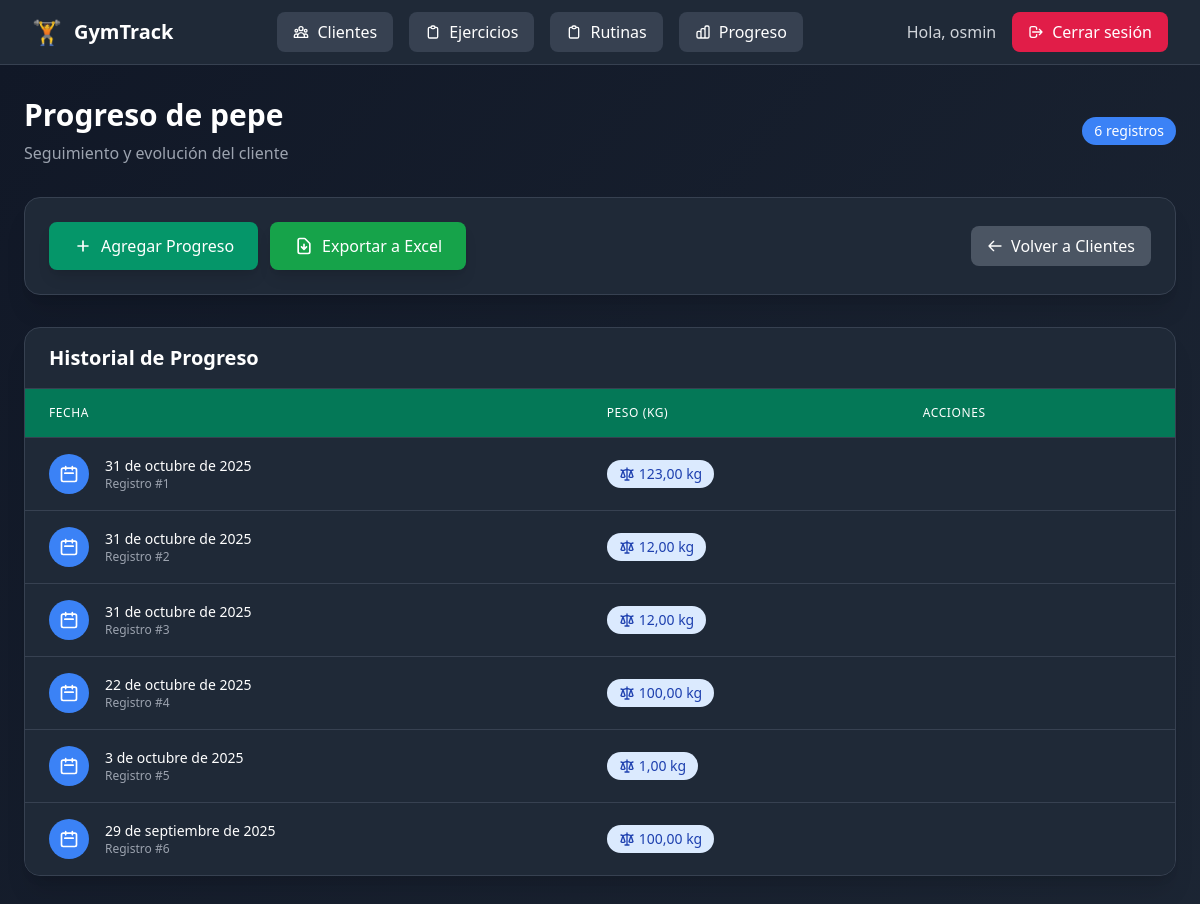
Page /progreso/2/ (signed in) on the committed database.
### usuarios/models.py (models this page shows, shortened)
class Usuario(AbstractUser):
    ROLES = (
        ("entrenador", "Entrenador"),
        ("admin", "Administrador"),
    )
    rol = models.CharField(max_length=20, choices=ROLES, default="entrenador")

### clientes/models.py (models this page shows, shortened)
class Cliente(models.Model):
    entrenadores = models.ManyToManyField(settings.AUTH_USER_MODEL, related_name="clientes")
    nombre = models.CharField(max_length=100)
    edad = models.PositiveIntegerField(null=True, blank=True)
    altura_cm = models.PositiveIntegerField(null=True, blank=True)
    peso_kg = models.FloatField(null=True, blank=True)
    lesiones = models.TextField(blank=True, help_text="Anotar lesiones o complicaciones")

### progreso/models.py (models this page shows, shortened)
class Progreso(models.Model):
    cliente = models.ForeignKey(Cliente, on_delete=models.CASCADE, related_name="progresos")
    fecha = models.DateField(auto_now_add=True)
    peso_kg = models.DecimalField(max_digits=5, decimal_places=2, null=True, blank=True)
    altura_cm = models.DecimalField(max_digits=5, decimal_places=2, null=True, blank=True)
    cintura_cm = models.DecimalField(max_digits=5, decimal_places=2, null=True, blank=True)
    pecho_cm = models.DecimalField(max_digits=5, decimal_places=2, null=True, blank=True)
    brazo_cm = models.DecimalField(max_digits=5, decimal_places=2, null=True, blank=True)
    pierna_cm = models.DecimalField(max_digits=5, decimal_places=2, null=True, blank=True)
    notas = models.TextField(blank=True)
    class Meta:
        ordering = ["-fecha"]

### progreso/views.py (the view)
# urls.py: path("<int:cliente_id>/", ProgresoListaView.as_view(), name="lista"),
class ProgresoListaView(LoginRequiredCustomMixin, RolRequiredMixin, EntrenadorQuerysetMixin, ListView):
    model = Progreso
    template_name = "progreso/lista.html"
    context_object_name = "progresos"
    rol_permitido = "entrenador"  # 👈 solo entrenadores
    def get_queryset(self):
        user = self.request.user
        cliente = get_object_or_404(Cliente, pk=self.kwargs["cliente_id"])
        if not cliente.entrenadores.filter(id=user.id).exists():
            return Progreso.objects.none()
        return Progreso.objects.filter(cliente=cliente)
    def get_context_data(self, **kwargs):
        context = super().get_context_data(**kwargs)
        context["cliente"] = get_object_or_404(Cliente, pk=self.kwargs["cliente_id"])
        return context

### usuarios/mixins.py (called while the page is built)
    def test_func(self):
        user = self.request.user
        if not user.is_authenticated:
            return False
        if self.rol_permitido:
            return user.rol == self.rol_permitido
        return False

### progreso/templates/progreso/lista.html (shortened to what this page needs)
{% extends "base.html" %}
{% block content %}
<div class="min-h-screen bg-gradient-to-br from-gray-900 to-gray-800 py-8 px-4">
  <div class="max-w-6xl mx-auto">
    <div class="flex flex-col sm:flex-row justify-between items-start sm:items-center mb-8 gap-4">
      <div>
        <h1 class="text-3xl font-bold text-white mb-2">Progreso de {{ cliente.nombre }}</h1>
        <p class="text-gray-400">Seguimiento y evolución del cliente</p>
      </div>
      <div class="flex items-center space-x-3">
        <span class="inline-flex items-center px-3 py-1 rounded-full text-sm font-medium bg-blue-500 text-white">
          {{ progresos.count }} registro{{ progresos.count|pluralize }}
        </span>
      </div>
    </div>
    <div class="bg-gray-800 rounded-2xl shadow-xl border border-gray-700 p-6 mb-8">
      <div class="flex flex-col sm:flex-row justify-between items-start sm:items-center gap-4">
        <div class="flex flex-wrap gap-3">
          <a href="{% url 'progreso:nuevo' cliente.id %}"
             class="inline-flex items-center px-6 py-3 bg-emerald-600 hover:bg-emerald-500 text-white font-medium rounded-lg transition-colors shadow-lg">
            <svg class="w-5 h-5 mr-2" fill="none" stroke="currentColor" viewBox="0 0 24 24">
              <path stroke-linecap="round" stroke-linejoin="round" stroke-width="2" d="M12 6v6m0 0v6m0-6h6m-6 0H6"></path>
            </svg>
            Agregar Progreso
          </a>
          <a href="{% url 'exportaciones:progreso_excel' cliente.id %}"
             class="inline-flex items-center px-6 py-3 bg-green-600 hover:bg-green-500 text-white font-medium rounded-lg transition-colors shadow-lg">
            <svg class="w-5 h-5 mr-2" fill="none" stroke="currentColor" viewBox="0 0 24 24">
              <path stroke-linecap="round" stroke-linejoin="round" stroke-width="2" d="M12 10v6m0 0l-3-3m3 3l3-3m2 8H7a2 2 0 01-2-2V5a2 2 0 012-2h5.586a1 1 0 01.707.293l5.414 5.414a1 1 0 01.293.707V19a2 2 0 01-2 2z"></path>
            </svg>
            Exportar a Excel
          </a>
        </div>
        <a href="{% url 'progreso:index' %}"
           class="inline-flex items-center px-4 py-2 bg-gray-600 hover:bg-gray-500 text-white font-medium rounded-lg transition-colors">
          <svg class="w-4 h-4 mr-2" fill="none" stroke="currentColor" viewBox="0 0 24 24">
            <path stroke-linecap="round" stroke-linejoin="round" stroke-width="2" d="M10 19l-7-7m0 0l7-7m-7 7h18"></path>
          </svg>
          Volver a Clientes
        </a>
      </div>
    </div>
    {% if progresos %}
    <div class="bg-gray-800 rounded-2xl shadow-xl border border-gray-700 overflow-hidden">
      <div class="px-6 py-4 border-b border-gray-700">
        <h2 class="text-xl font-bold text-white">Historial de Progreso</h2>
      </div>
      <div class="overflow-x-auto">
        <table class="min-w-full divide-y divide-gray-700">
          <thead class="bg-emerald-700">
            <tr>
              <th class="px-6 py-4 text-left text-xs font-medium text-white uppercase tracking-wider">Fecha</th>
              <th class="px-6 py-4 text-left text-xs font-medium text-white uppercase tracking-wider">Peso (kg)</th>
              <th class="px-6 py-4 text-left text-xs font-medium text-white uppercase tracking-wider">Acciones</th>
            </tr>
          </thead>
          <tbody class="bg-gray-800 divide-y divide-gray-700">
            {% for p in progresos %}
            <tr class="hover:bg-gray-750 transition-colors group">
              <td class="px-6 py-4 whitespace-nowrap">
                <div class="flex items-center">
                  <div class="flex-shrink-0 h-10 w-10 bg-blue-500 rounded-full flex items-center justify-center text-white font-bold">
                    <svg class="w-5 h-5" fill="none" stroke="currentColor" viewBox="0 0 24 24">
                      <path stroke-linecap="round" stroke-linejoin="round" stroke-width="2" d="M8 7V3m8 4V3m-9 8h10M5 21h14a2 2 0 002-2V7a2 2 0 00-2-2H5a2 2 0 00-2 2v12a2 2 0 002 2z"></path>
                    </svg>
                  </div>
                  <div class="ml-4">
                    <div class="text-sm font-medium text-white">{{ p.fecha }}</div>
                    <div class="text-xs text-gray-400">Registro #{{ forloop.counter }}</div>
                  </div>
                </div>
              </td>
              <td class="px-6 py-4 whitespace-nowrap">
                <div class="flex items-center">
                  <span class="inline-flex items-center px-3 py-1 rounded-full text-sm font-medium bg-blue-100 text-blue-800">
                    <svg class="w-4 h-4 mr-1" fill="none" stroke="currentColor" viewBox="0 0 24 24">
                      <path stroke-linecap="round" stroke-linejoin="round" stroke-width="2" d="M3 6l3 1m0 0l-3 9a5.002 5.002 0 006.001 0M6 7l3 9M6 7l6-2m6 2l3-1m-3 1l-3 9a5.002 5.002 0 006.001 0M18 7l3 9m-3-9l-6-2m0-2v2m0 16V5m0 16H9m3 0h3"></path>
                    </svg>
                    {{ p.peso_kg }} kg
                  </span>
                </div>
              </td>
              <td class="px-6 py-4 whitespace-nowrap">
              </td>
            </tr>
            {% endfor %}
          </tbody>
        </table>
      </div>
    </div>
    {% endif %}
  </div>
</div>
{% endblock %}

### templates/base.html (shortened to what this page needs)
<!DOCTYPE html>
<html lang="es">
  <head>
    <script src="https://cdn.tailwindcss.com"></script>
  </head>
  <body class="bg-gradient-to-br from-gray-900 to-gray-800 min-h-screen">
    <nav class="bg-gray-800 border-b border-gray-700 shadow-lg">
      <div class="max-w-7xl mx-auto px-4 sm:px-6 lg:px-8">
        <div class="flex justify-between items-center h-16">
          <div class="flex items-center">
            <a href="/" class="flex items-center space-x-3 text-xl font-bold text-white hover:text-emerald-400 transition-colors">
              <span class="text-2xl">🏋️</span>
              <span class="hidden sm:inline">GymTrack</span>
            </a>
          </div>
          <div class="hidden md:flex items-center space-x-4">
            <a href="{% url 'clientes:lista' %}" class="inline-flex items-center px-4 py-2 bg-gray-700 hover:bg-gray-600 text-white font-medium rounded-lg transition-colors">
              Clientes
            </a>
            <a href="{% url 'ejercicios:lista' %}" class="inline-flex items-center px-4 py-2 bg-gray-700 hover:bg-gray-600 text-white font-medium rounded-lg transition-colors">
              <svg class="w-4 h-4 mr-2" fill="none" stroke="currentColor" viewBox="0 0 24 24">
                <path stroke-linecap="round" stroke-linejoin="round" stroke-width="2" d="M9 5H7a2 2 0 00-2 2v12a2 2 0 002 2h10a2 2 0 002-2V7a2 2 0 00-2-2h-2M9 5a2 2 0 002 2h2a2 2 0 002-2M9 5a2 2 0 012-2h2a2 2 0 012 2"></path>
              </svg>
              Ejercicios
            </a>
            <a href="{% url 'rutinas:lista' %}" class="inline-flex items-center px-4 py-2 bg-gray-700 hover:bg-gray-600 text-white font-medium rounded-lg transition-colors">
              <svg class="w-4 h-4 mr-2" fill="none" stroke="currentColor" viewBox="0 0 24 24">
                <path stroke-linecap="round" stroke-linejoin="round" stroke-width="2" d="M9 5H7a2 2 0 00-2 2v12a2 2 0 002 2h10a2 2 0 002-2V7a2 2 0 00-2-2h-2M9 5a2 2 0 002 2h2a2 2 0 002-2M9 5a2 2 0 012-2h2a2 2 0 012 2"></path>
              </svg>
              Rutinas
            </a>
            <a href="{% url 'progreso:index' %}" class="inline-flex items-center px-4 py-2 bg-gray-700 hover:bg-gray-600 text-white font-medium rounded-lg transition-colors">
              Progreso
            </a>
          </div>
          <div class="hidden md:flex items-center space-x-4">
            {% if user.is_authenticated %}
              <span class="text-gray-300 font-medium">Hola, {{ user.username }}</span>
              <a href="{% url 'usuarios:logout' %}" class="inline-flex items-center px-4 py-2 bg-rose-600 hover:bg-rose-500 text-white font-medium rounded-lg transition-colors">
                <svg class="w-4 h-4 mr-2" fill="none" stroke="currentColor" viewBox="0 0 24 24">
                  <path stroke-linecap="round" stroke-linejoin="round" stroke-width="2" d="M17 16l4-4m0 0l-4-4m4 4H7m6 4v1a3 3 0 01-3 3H6a3 3 0 01-3-3V7a3 3 0 013-3h4a3 3 0 013 3v1"></path>
                </svg>
                Cerrar sesión
              </a>
            {% endif %}
          </div>
        </div>
      </div>
    </nav>
    <main class="flex-1">
      {% block content %}{% endblock %}
    </main>
  </body>
</html>

### rows in the picture
Usuario: username "osmin"
Cliente: nombre "pepe"
Progreso: fecha "31 de octubre de 2025", peso_kg "123,00"
Progreso: fecha "31 de octubre de 2025", peso_kg "12,00"
Progreso: fecha "31 de octubre de 2025", peso_kg "12,00"
Progreso: fecha "22 de octubre de 2025", peso_kg "100,00"
Progreso: fecha "3 de octubre de 2025", peso_kg "1,00"
Progreso: fecha "29 de septiembre de 2025", peso_kg "100,00"

### other values in the picture
{{ progresos.count }} "6"
